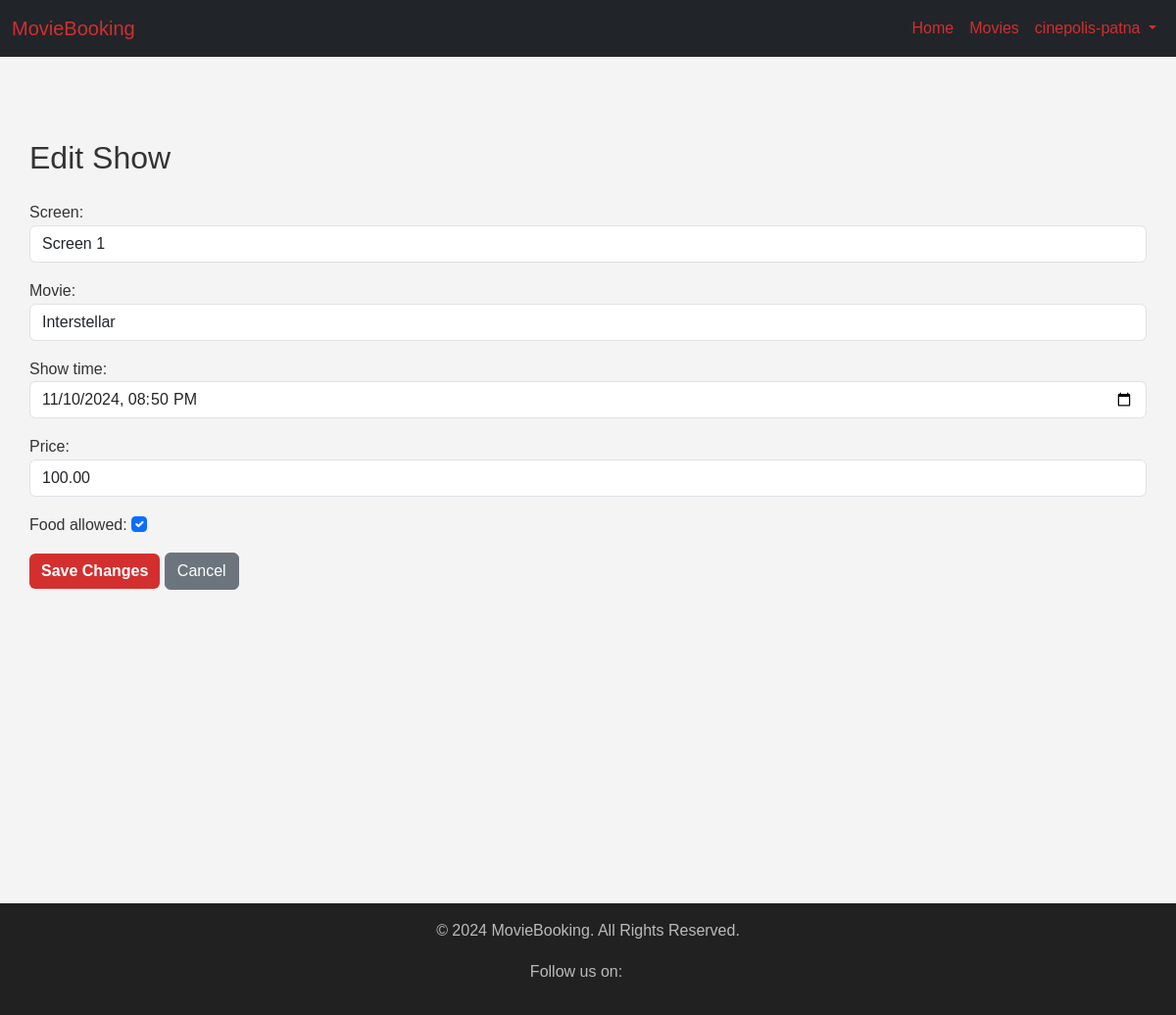
The page /dashboard/edit-show/1/ (signed in) on the database its author committed.
### users/models.py (models this page shows)
class CustomUser(AbstractUser):
    USER_TYPE_CHOICES = (
        ("customer", "Customer"),
        ("theatre", "Theatre"),
        ("superadmin", "Superadmin"),
    )
    user_type = models.CharField(choices=USER_TYPE_CHOICES, max_length=255)
    USERNAME_FIELD = "username"

### ticketbooking/models.py (models this page shows, shortened)
class show(models.Model):
    theatre = models.ForeignKey(TheatreUserProfile, on_delete=models.CASCADE, null=True)
    screen = models.ForeignKey(screen, on_delete=models.CASCADE)
    movie = models.ForeignKey(Movie, on_delete=models.CASCADE)
    show_time = models.DateTimeField()
    price = models.DecimalField(max_digits=10, decimal_places=2)
    available_seats = models.IntegerField(default=0)  # Available seats per show
    food_allowed = models.BooleanField(default=True)

### ticketbooking/views.py (the view)
@login_required
def edit_show(request, show_id):
    show_instance = get_object_or_404(show, id=show_id)
    if request.method == "POST":
        form = ShowForm(request.POST, instance=show_instance)
        if form.is_valid():
            updated_show = form.save(commit=False)
            start_time = updated_show.show_time
            end_time = start_time + timedelta(minutes=updated_show.movie.duration)
            conflicting_shows = show.objects.filter(
                screen=updated_show.screen,
                show_time__lt=end_time,
                show_time__gt=start_time
                - timedelta(minutes=updated_show.movie.duration),
            ).exclude(id=show_id)
            if conflicting_shows.exists():
                form.add_error(
                    "show_time",
                    "This screen is already booked for another show at the selected time.",
                )
            else:
                updated_show.save()
                return redirect("theatre-dashboard")
    else:
        form = ShowForm(instance=show_instance)
    return render(
        request, "dashboard/edit_show_screen.html", {"form": form, "edit_type": "Show"}
    )

### ticketbooking/forms.py
class ShowForm(forms.ModelForm):
    class Meta:
        model = show
        fields = ["screen", "movie", "show_time", "price", "food_allowed"]
        widgets = {
            "screen": forms.Select(attrs={"class": "form-control"}),
            "movie": forms.Select(attrs={"class": "form-control"}),
            "show_time": forms.DateTimeInput(
                attrs={
                    "class": "form-control",
                    "type": "datetime-local",  # Enables browser-native datetime picker
                }
            ),
            "price": forms.NumberInput(attrs={"class": "form-control"}),
            "food_allowed": forms.CheckboxInput(attrs={"class": "form-check-input"}),
        }

### movies/models.py (called while the page is built)
    def __str__(self):
        return self.title

### ticketbooking/models.py (called while the page is built)
    def __str__(self):
        return self.screen_name

### dashboard/templates/dashboard/edit_show_screen.html (shortened to what this page needs)
{% extends 'dashboard/base.html' %}
{% block content %}
<div class="container mt-4">
    <h2 class="mb-4">Edit {{ edit_type }}</h2>
    <form method="post">
        {{ form.as_p }}
        <button type="submit" class="btn btn-primary">Save Changes</button>
        <a href="{% url 'theatre-dashboard' %}" class="btn btn-secondary">Cancel</a>
    </form>
</div>
{% endblock %}

### dashboard/templates/dashboard/base.html (shortened to what this page needs)
{% load static %}
<!DOCTYPE html>
<html lang="en">
<head>
    <link href="https://cdn.jsdelivr.net/npm/bootstrap@5.3.0/dist/css/bootstrap.min.css" rel="stylesheet">
    <link rel="stylesheet" href="{% static 'css/styles.css' %}">
</head>
<body>
    <nav class="navbar navbar-expand-lg navbar-dark bg-dark">
        <div class="container-fluid">
            <a class="navbar-brand" href="#">MovieBooking</a>
            <div class="collapse navbar-collapse" id="navbarNav">
                <ul class="navbar-nav ms-auto">
                    <li class="nav-item">
                      <a class="nav-link active" href="{% url 'home' %}">Home</a>
                    </li>
                    <li class="nav-item">
                      <a class="nav-link" href="{% url 'browse-movies' %}">Movies</a>
                    </li>
                    {% if user.is_authenticated %}
                        <li class="nav-item dropdown">
                            <a class="nav-link dropdown-toggle" href="#" id="userDropdown" role="button" data-bs-toggle="dropdown" aria-expanded="false">
                                {{ user.username }}
                            </a>
                        </li>
                    {% endif %}
                </ul>
            </div>
        </div>
    </nav>
    <div class="container main-content">
        {% block content %}{% endblock %}
    </div>
    <footer>
        <p>&copy; 2024 MovieBooking. All Rights Reserved.</p>
        <p>Follow us on:
        </p>
    </footer>
</body>
</html>

### dashboard/static/dashboard/css/styles.css (style rules this page uses)
body { font-family: 'Arial', sans-serif; background-color: #f4f4f4; color: #333; line-height: 1.6; }
.container { max-width: 1200px; margin-top: 20px; padding: 0 15px; }
.btn-primary { background-color: #d32f2f; border: none; color: #fff; font-weight: bold; }
.navbar-dark { background-color: #212121; }
.navbar-brand, .nav-link { color: #d32f2f !important; }
footer { background-color: #212121; color: #bbb; padding: 15px 0; text-align: center; margin-top: auto; }
body { display: flex; flex-direction: column; min-height: 100vh; }
footer { margin-top: auto; }

### dashboard/templates/dashboard/base.html (style rules this page uses)
body { display: flex; flex-direction: column; min-height: 25vh; }
.main-content { flex: 1; padding-top: 5vh; }
footer { position: relative; top: 40vh; width: 100%; background-color: #212121; color: #bbb; text-align: center; padding: 15px 0; margin-top: auto; }

### rows shown on the page
CustomUser: username "cinepolis-patna"
show: screen "Screen 1", movie "Interstellar", show_time "11/10/2024 20:50", price "100.00", food_allowed "☑"

### other values the page prints
{{ edit_type }} "Show"
